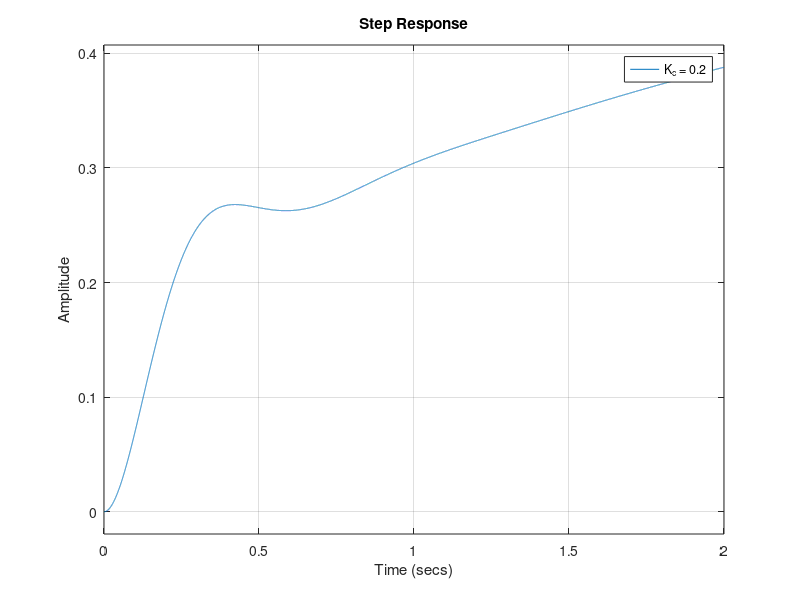

This figure's MATLAB source: (Note: this script raises an error after producing the figure.)
% Lab 3 

s = tf('s')
Gp = 3 * 100 * (s + 1) / (3*s + 1) / (s^2 + 10*s + 100)
Kc = [0.2, 0.5, 1, 10]

figure(1)
hold
for n = 1:4
step(Kc(n) * Gp, 0:.0001:2)% Plot the step response; end time = 2 sec
legend('K_c = 0.2', 'K_c = 0.5', 'K_c = 1', 'K_c = 10')
    title('Step Response');
    xlabel('Time (secs)');
    ylabel('Amplitude');
[Y,T] = step(Kc(n) * Gp,0:.0001:2); % Simulation resolution is 0.0001 sec.
stepinfo(Y,T) % takes step response data (T,Y)
end
hold

    % Closed Loop
figure(2)
hold
for n = 1:4
step(feedback(Kc(n) * Gp, 1),0:.0001:1) % Plot the step response
    title('Step Response');
    xlabel('Time (secs)');
    ylabel('Amplitude');
legend('K_c = 0.2', 'K_c = 0.5', 'K_c = 1', 'K_c = 10')
[Y,T] = step(feedback(Kc(n) * Gp, 1),0:.0001:20); 
                    % Generate data used by ?stepinfo? command
stepinfo(Y,T)
end
hold

% You may also explore settlingtime(Y,T,5); type h